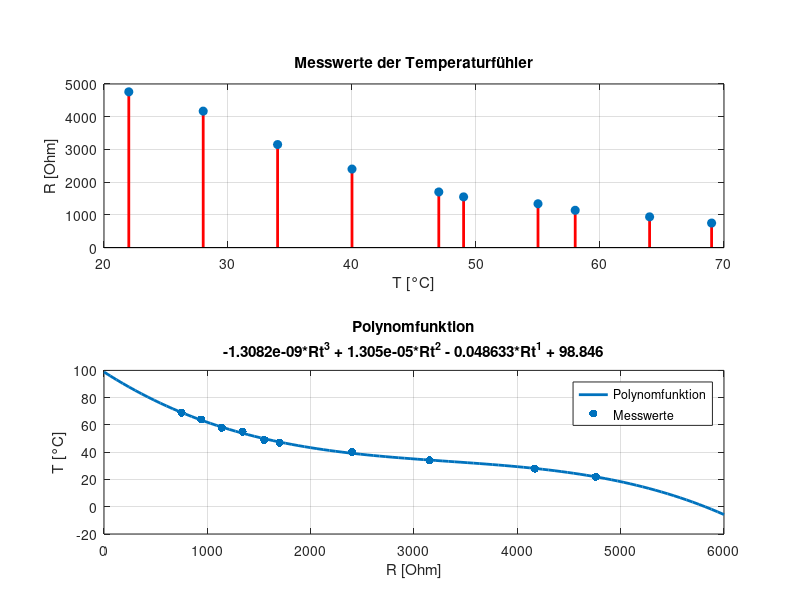

Source code (MATLAB):
%Author: David Monschein
%License: GNU GPL 3
%2020-11-15

%Masuring results
Rmat = [4760  4170  3150  2400  1700  1550  1340  1140  940 750];
Tmat = [22    28    34    40    47    49    55    58    64  69];
RTpolynom = polyfit(Rmat,Tmat,3);
PolyString = polyout(RTpolynom,'Rt')

figure(1)
%Shuow Measuring Results
subplot(2,1,1);
stem(Tmat,Rmat,'linewidth',2,'color','red','filled');
title('Messwerte der Temperaturfühler');
ylabel('R [Ohm]');
xlabel('T [°C]');
grid on;

Rtv = linspace(0,6000,100);
subplot(2,1,2);
plot(Rtv,polyval(RTpolynom,Rtv),'linewidth',2);
title({"Polynomfunktion";PolyString;});

ylabel('T [°C]');
xlabel('R [Ohm]');
hold on
scatter(Rmat,Tmat,'filled');
hold off
grid on
legend('Polynomfunktion','Messwerte');
